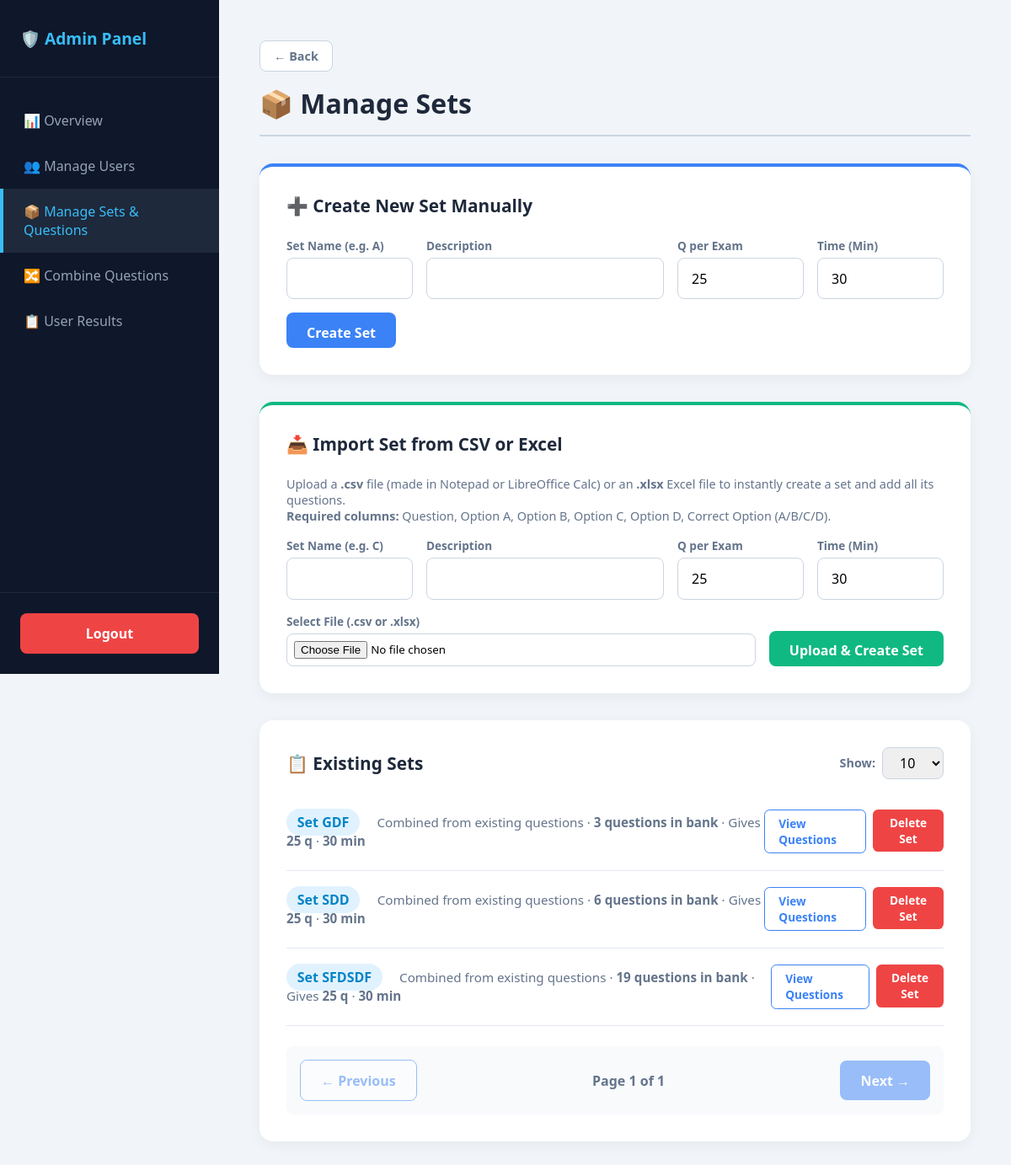
Before: /admin/sets (signed in) with the older database file.
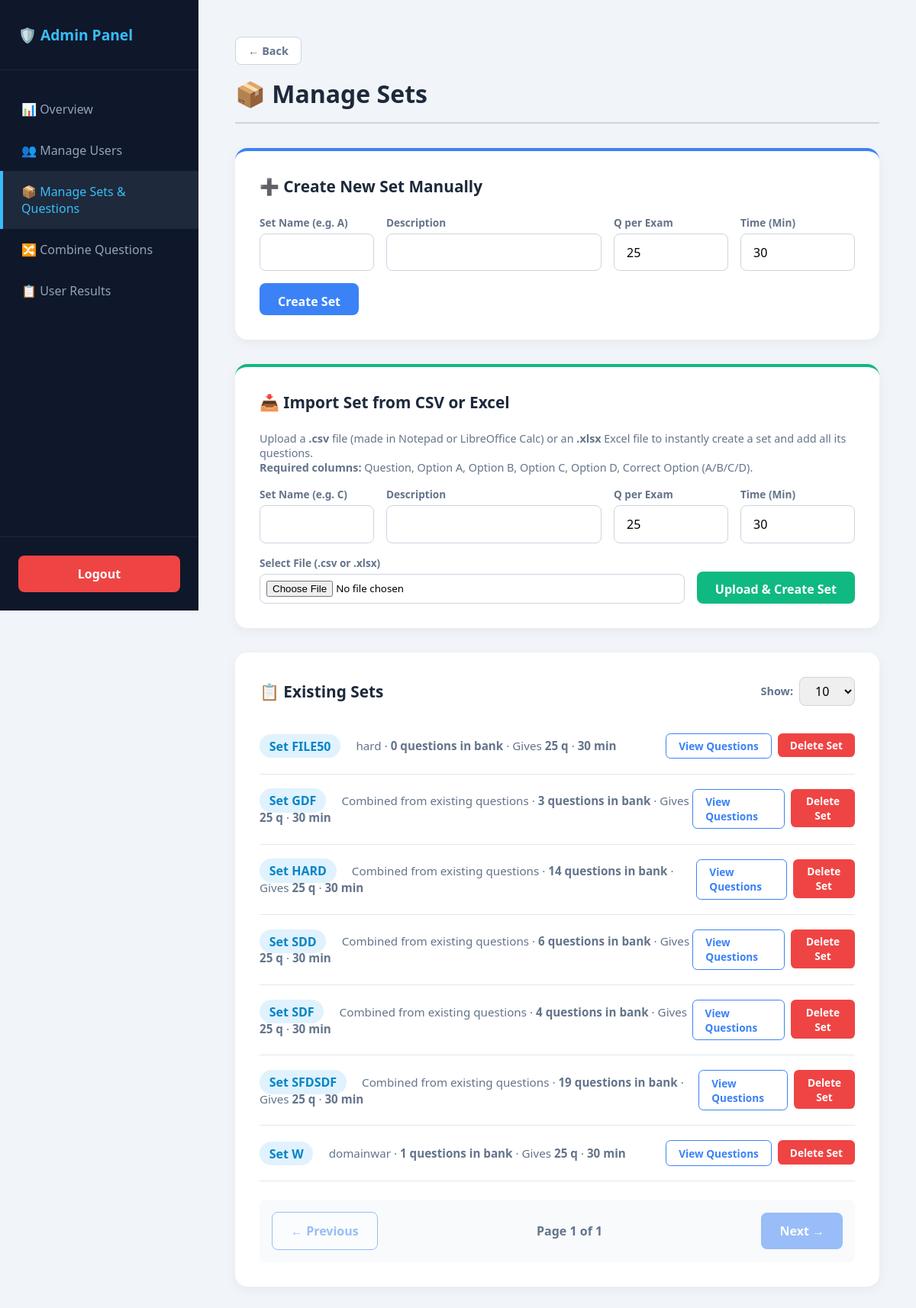
After: the same page with the newer database file.
### tables this page shows
CREATE TABLE sets (
            id INTEGER PRIMARY KEY AUTOINCREMENT,
            name TEXT UNIQUE NOT NULL,
            description TEXT DEFAULT '',
            question_count INTEGER DEFAULT 25,
            duration_minutes INTEGER DEFAULT 30,
            created_at TIMESTAMP DEFAULT CURRENT_TIMESTAMP
        );

### app.py (the view)
@app.route("/admin/sets")
def admin_sets():
    if not session.get("is_admin"): return redirect(url_for("login"))
    return render_template("admin_sets.html", page="sets", sets=get_all_sets())

### app.py (called while the page is built)
def get_db():
    conn = sqlite3.connect(DB_NAME)
    conn.row_factory = sqlite3.Row
    return conn

def get_all_sets():
    conn = get_db()
    rows = conn.execute("""
        SELECT s.name, s.description, s.question_count, s.duration_minutes,
               (SELECT COUNT(DISTINCT LOWER(TRIM(question))) FROM questions q WHERE q.set_name = s.name) AS qcount
        FROM sets s ORDER BY s.name
    """).fetchall()
    conn.close()
    return rows

### templates/admin_sets.html (shortened to what the changed rows need)
{% extends "admin_base.html" %}
{% block content %}
<h1 class="page-title">📦 Manage Sets</h1>
<div class="card">
  {% for s in sets %}
  <div class="set-row" style="display:flex; justify-content:space-between; align-items:center; border-bottom: 1px solid #e2e8f0; padding: 1.2rem 0;">
    <div>
      <span class="badge" style="font-size:1rem;">Set {{ s.name }}</span>
      <span style="margin-left:1rem; color:#64748b; font-size: 0.95rem;">
        {{ s.description or 'No description' }} ·
        <strong>{{ s.qcount }} questions in bank</strong> ·
        Gives <strong>{{ s.question_count }} q</strong> ·
        <strong>{{ s.duration_minutes }} min</strong>
      </span>
    </div>
    <div style="display:flex; gap:0.5rem;">
      <a href="{{ url_for('admin_questions', set=s.name) }}" class="btn btn-outline btn-sm">View Questions</a>
      <form method="POST" action="{{ url_for('delete_set') }}" onsubmit="return confirm('Delete Set {{ s.name }}? (Note: The questions inside it will remain permanently in the database)');">
        <button type="submit" class="btn btn-danger btn-sm">Delete Set</button>
      </form>
    </div>
  </div>
  {% endfor %}
</div>
{% endblock %}

Changed rows visible on the page:
added sets: name "FILE50", description "hard", qcount "0", question_count "25", duration_minutes "30"
added sets: name "HARD", description "Combined from existing questions", qcount "14", question_count "25", duration_minutes "30"
added sets: name "SDF", description "Combined from existing questions", qcount "4", question_count "25", duration_minutes "30"
added sets: name "W", description "domainwar", qcount "1", question_count "25", duration_minutes "30"
